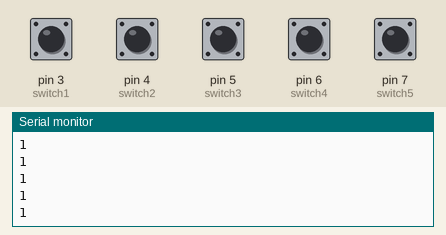
Bench run of a sketch on a simulated Arduino Uno, built with avr-gcc and run on an emulated ATmega328P. Parts: the last lines printed to the serial monitor. The inputs (shaded band) are chosen by the test bench; at power-on: pin 3 (switch1) HIGH, pin 4 (switch2), pin 5 (switch3), pin 6 (switch4), pin 7 (switch5) LOW.

Above: at 1.2 s.
1.3 s: pin 3 (switch1) pulled LOW for 0.15 s
At 1.32 s:
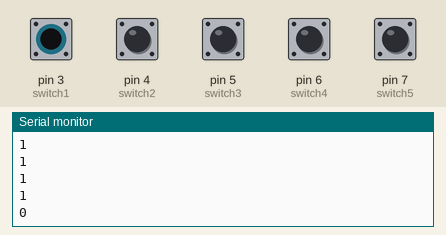
2.9 s: pin 4 (switch2) pulled HIGH for 0.15 s
At 2.93 s:
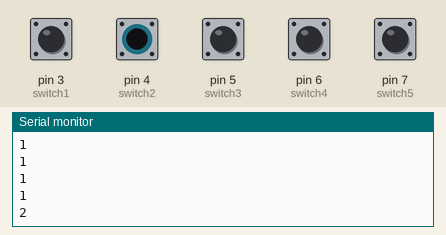
4.5 s: pin 5 (switch3) pulled HIGH for 0.15 s
At 4.53 s:
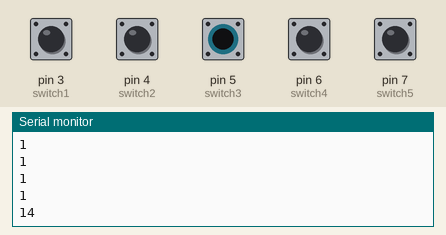
6.1 s: pin 6 (switch4) pulled HIGH for 0.15 s
At 6.14 s:
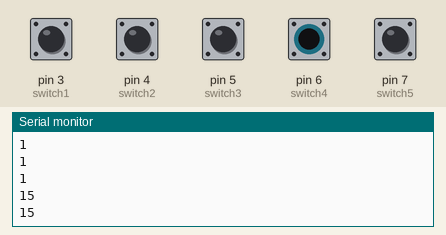
7.7 s: pin 7 (switch5) pulled HIGH for 0.15 s
At 7.76 s:
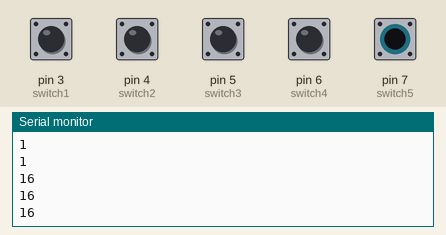
Timing chart, 0 to 10.3 s (numbered marks = the images above; inputs shaded):
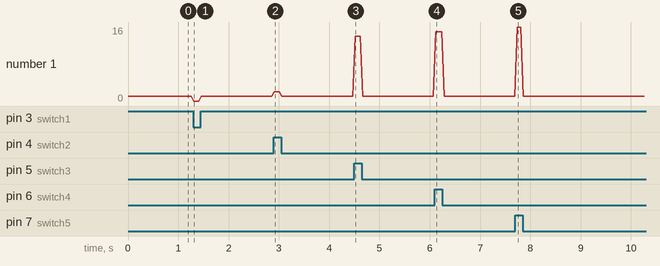

The sketch:

AltArcadeLongPong.ino
```cpp
int switch1 = 3;
int switch2 = 4;
int switch3 = 5;
int switch4 = 6;
int switch5 = 7;
bool turn;


void setup() {
  // put your setup code here, to run once:
  Serial.begin(9600);

  pinMode(switch1,INPUT);
  pinMode(switch2,INPUT);
  pinMode(switch3,INPUT);
  pinMode(switch4,INPUT);
  pinMode(switch5,INPUT);

}

void loop() {
  // put your main code here, to run repeatedly
turn = true;

   if(digitalRead(switch2) == HIGH && digitalRead(switch1) == LOW){
          Serial.flush();
          Serial.println(13);
          turn = false;
        }


            for(int i = 3; i<5; i++){
          if(digitalRead(switch3)==HIGH && digitalRead(i)==LOW){
              Serial.flush();
              Serial.println(14);
              turn = false;
            }
        }


                for(int i = 3; i<6; i++){
          if(digitalRead(switch4)==HIGH && digitalRead(i)==LOW){
              Serial.flush();
              Serial.println(15);
              turn = false;
            }
        }


 for(int i = 3; i<7; i++){
          if(digitalRead(switch5)==HIGH && digitalRead(i)==LOW){
              Serial.flush();
              Serial.println(16);
              turn = false;
            }
        }


if(turn == true){

    if(digitalRead(switch1)==LOW && digitalRead(switch2)==LOW && digitalRead(switch3)==LOW && digitalRead(switch4)==LOW && digitalRead(switch5)==LOW){
    Serial.flush();
  Serial.println(0);
  }
     else if(digitalRead(switch1)==HIGH && digitalRead(switch2)==HIGH && digitalRead(switch3)==HIGH && digitalRead(switch4)==HIGH && digitalRead(switch5)==HIGH){
      Serial.flush();
      Serial.println(5);
    }
      else if(digitalRead(switch1)==HIGH && digitalRead(switch2)==HIGH && digitalRead(switch3)==HIGH && digitalRead(switch4)==HIGH){
      Serial.flush();
      Serial.println(4);
    }
      else if(digitalRead(switch1)==HIGH && digitalRead(switch2)==HIGH && digitalRead(switch3)==HIGH){
    Serial.flush();
    Serial.println(3);
  }
    else if(digitalRead(switch1)==HIGH && digitalRead(switch2)==HIGH){
    Serial.flush();
    Serial.println(2);
  }
   else if(digitalRead(switch1)==HIGH){
    Serial.flush();
    Serial.println(1);
  }


}

  delay(50);
}
```

Measured:
- after the input at 1.3 s, the serial monitor: prints a new line at once (image 1)
- after the input at 2.9 s, the serial monitor: prints a new line at once (image 2)
- after the input at 4.5 s, the serial monitor: prints a new line at once (image 3)
- after the input at 6.1 s, the serial monitor: prints a new line at once (image 4)
- after the input at 7.7 s, the serial monitor: prints a new line at once (image 5)
